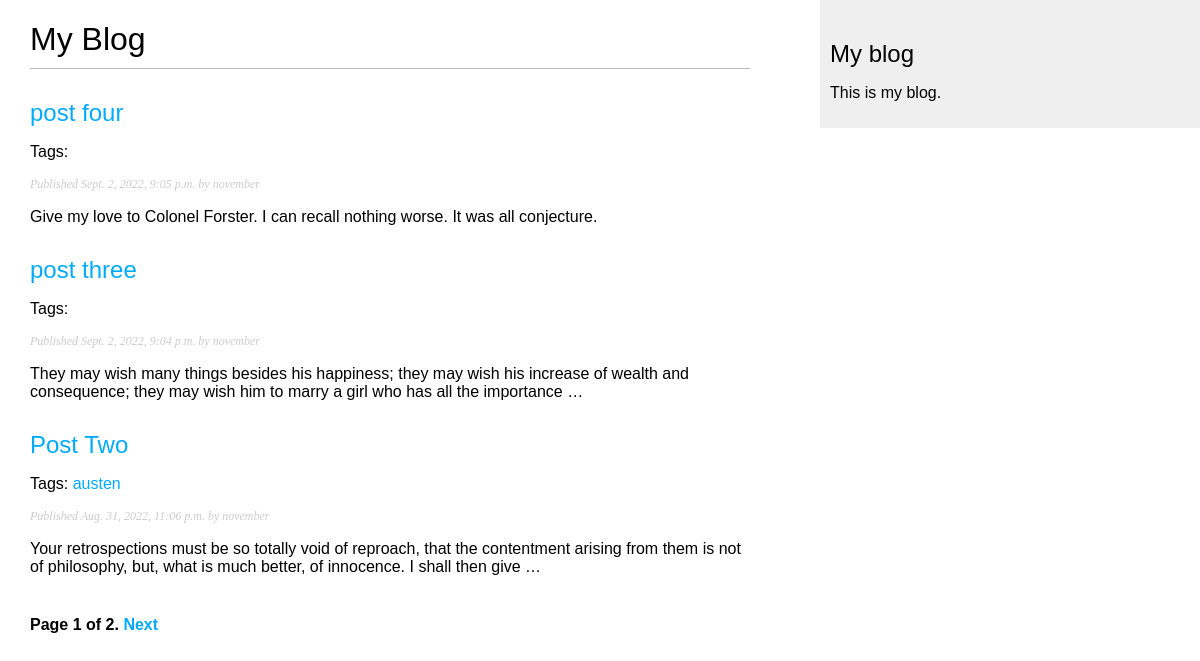
Screenshot of /blog/ with the database file from the repository.
### blog/models.py (models this page shows, shortened)
class Post(models.Model):
    STATUS_CHOICES = (
        ('draft', 'Draft'),
        ('published', 'Published'),
    )
    title = models.CharField(max_length=250)
    slug = models.SlugField(max_length=250,
                            unique_for_date='publish')
    author = models.ForeignKey(User,
                              on_delete=models.CASCADE,
                              related_name='blog_posts')
    body = models.TextField()
    publish = models.DateTimeField(default=timezone.now)
    created = models.DateTimeField(auto_now_add=True)
    updated = models.DateTimeField(auto_now=True)
    status = models.CharField(max_length=10,
                              choices=STATUS_CHOICES,
                              default='draft')
    objects = models.Manager()
    published = PublishedManager()
    tags = TaggableManager()
    class Meta:
        ordering = ('-publish',)
    def get_absolute_url(self):
        return reverse('blog:post_detail',
                       args=[self.publish.year,
                             self.publish.month,
                             self.publish.day, self.slug])

### blog/views.py (the view)
# urls.py: path('', views.post_list, name='post_list'),
def post_list(request, tag_slug=None):
    object_list = Post.published.all()
    tag = None
    if tag_slug:
        tag = get_object_or_404(Tag, slug=tag_slug)
        object_list = object_list.filter(tags__in=[tag])
    paginator = Paginator(object_list, 3)
    page = request.GET.get('page')
    try:
        posts = paginator.page(page)
    except PageNotAnInteger:
        posts = paginator.page(1)
    except EmptyPage:
        posts = paginator.page(paginator.num_pages)
    return render(request,
                 'blog/post/list.html',
                 {'page': page,
                  'posts': posts,
                  'tag': tag})

### blog/models.py (called while the page is built)
    def get_queryset(self):
        return super().get_queryset().filter(status='published')

### blog/templates/blog/post/list.html (shortened to what this page needs)
{% extends "blog/base.html" %}
{% block content %}
  <h1>My Blog</h1>
  {% for post in posts %}
    <h2>
      <a href="{{ post.get_absolute_url }}">
        {{ post.title }}
      </a>
    </h2>
    <p class="tags">
      Tags:
      {% for tag in post.tags.all %}
        <a href="{% url "blog:post_list_by_tag" tag.slug %}">
          {{ tag.name }}
        </a>
      {% endfor %}
    </p>
    <p class="date">
      Published {{ post.publish }} by {{ post.author }}
    </p>
    {{ post.body|truncatewords:30|linebreaks }}
  {% endfor %}
  {% include "pagination.html" with page=posts %}
{% endblock %}

### blog/static/css/blog.css (style rules this page uses)
body { margin:0; padding:0; font-family:helvetica, sans-serif; }
a { color:#00abff; text-decoration:none; }
h1 { font-weight:normal; border-bottom:1px solid #bbb; padding:0 0 10px 0; }
h2 { font-weight:normal; margin:30px 0 0; }
p.date { color:#ccc; font-family: georgia, serif; font-size: 12px; font-style: italic; }

### rows the page displays
Post: title "post four", publish "Sept. 2, 2022, 9:05 p.m.", author "november", body "Give my love to Colonel Forster. I can recall nothing worse. It was all conjecture."
Post: title "post three", publish "Sept. 2, 2022, 9:04 p.m.", author "november", body "They may wish many things besides his happiness; they may wish his increase of wealth and consequence; they may wish him to marry a girl who has all the importance …"
Post: title "Post Two", publish "Aug. 31, 2022, 11:06 p.m.", author "november", body "Your retrospections must be so totally void of reproach, that the contentment arising from them is not of philosophy, but, what is much better, of innocence. I shall then give …"
Tag: name "austen"

### other values shown
{{ page.number }} "1"
{{ page.paginator.num_pages }} "2"
